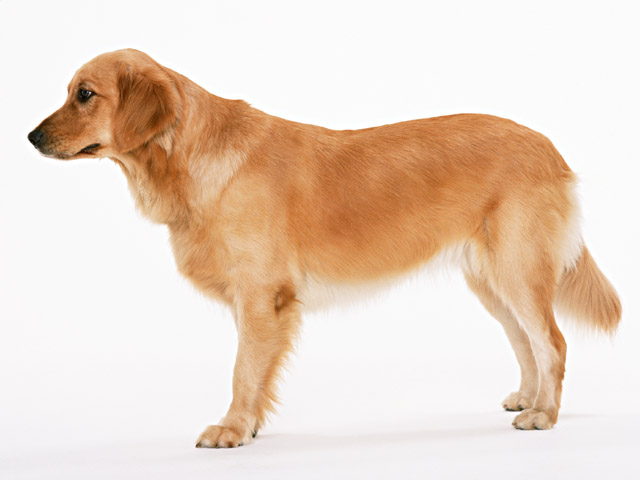
//> input picture OpenCVによる画像処理入門/第3版/第2刷/sampleprogram/src1.png, 640 x 480 px
$ ./9-2-2   (built with g++ and OpenCV 4)
//> lines starting //> are read from the running program, lines starting //| are printed output that depends on the picture; after the words box and inside, x2 and y2 are one past the last pixel; in counts of white or black regions, pixels touching at a corner belong together
#define _USE_MATH_DEFINES
#include <iostream>
#include <cmath>
#include <opencv2/opencv.hpp>
using namespace std;
using namespace cv;
string win_src1 = "src1";
string win_src2 = "src2";
string win_dst = "dst";

int main()
{
  string file_src1 = "src1.png"; // 入力画像1のファイル名
  string file_src2 = "src2.png"; // 入力画像2のファイル名
  string file_dst = "dst.png"; // 出力画像のファイル名
  Mat img_src1 = imread(file_src1, IMREAD_COLOR); // 入力画像1の読み込み
//> img_src1 is the input picture: 480 rows x 640 cols, CV_8UC3; mean B, G, R 198.6, 214.3, 233.8
  Mat img_src2 = imread(file_src2, IMREAD_COLOR); // 入力画像2の読み込み
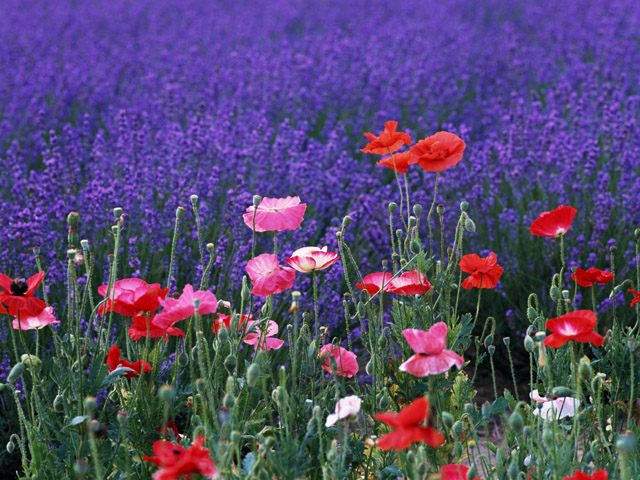
//> input picture OpenCVによる画像処理入門/第3版/第2刷/sampleprogram/src2.png, 640 x 480 px
//> img_src2 is the input picture: 480 rows x 640 cols, CV_8UC3; mean B, G, R 110.2, 72.9, 85.9

  Mat img_dst;
  if(!img_src1.data || !img_src2.data) {
    cout << "error" << endl;
    return -1;
  }

  // ウインドウ生成
  namedWindow(win_src1, WINDOW_AUTOSIZE);
  namedWindow(win_src2, WINDOW_AUTOSIZE);
  namedWindow(win_dst, WINDOW_AUTOSIZE);

  Mat img_g1, img_mskg, img_msk, img_mskn, img_s1m, img_s2m;
  // 入力画像1を濃淡画像に変換
  cvtColor(img_src1, img_g1, COLOR_BGR2GRAY);
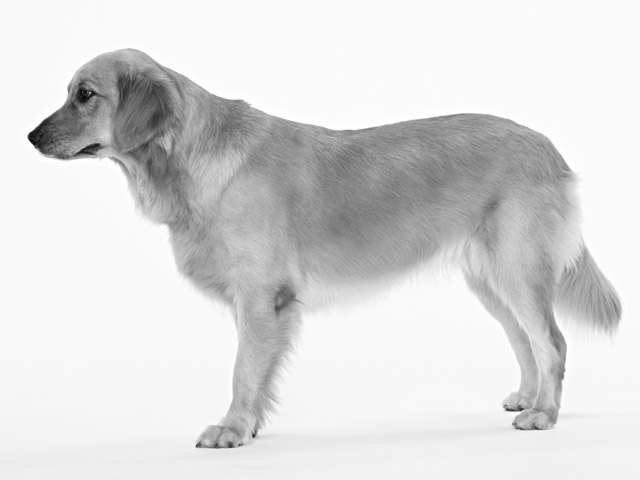
//> img_g1: 480 rows x 640 cols, CV_8UC1; min 1, max 255, mean 218.4
  // マスク画像生成のための2値化
  threshold(img_g1, img_mskg, 200, 255, THRESH_BINARY_INV);
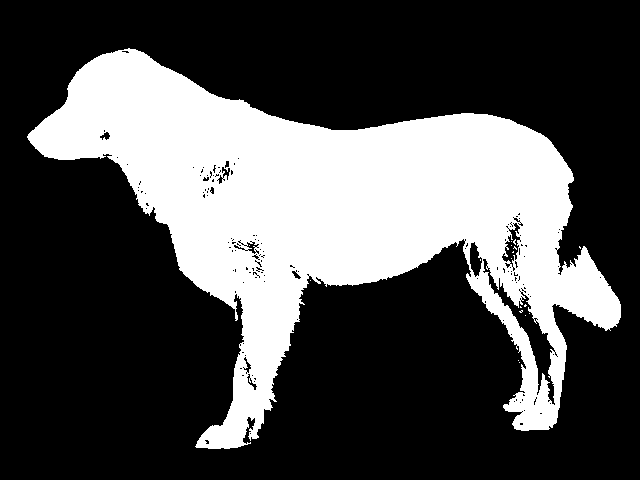
//> img_mskg: 480 rows x 640 cols, CV_8UC1; 30.6% white; 18 white regions (17 under 20 px), largest, box (x1, y1, x2, y2) and area: (27, 48, 621, 449) 93931
  // マスク画像 ( カラー ) 生成
  vector<Mat> channels;
  channels.push_back(img_mskg);
  channels.push_back(img_mskg);
  channels.push_back(img_mskg);
  merge(channels, img_msk);
  // 入力画像 1 からマスク画像の部分だけを切り出す ( 切り出し画像 1 の生成 )
  bitwise_and(img_src1, img_msk, img_s1m);
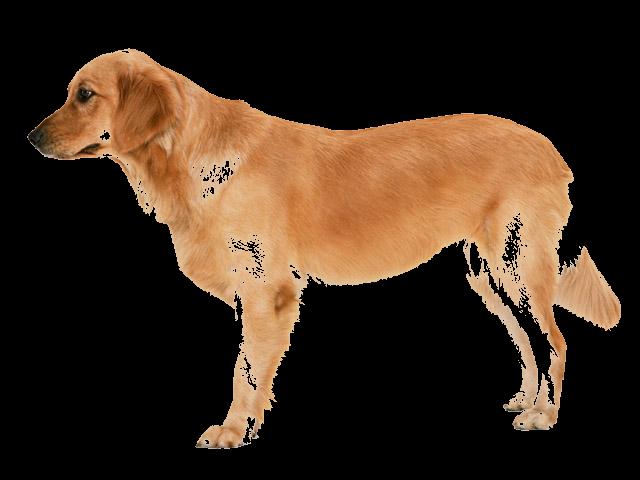
//> img_s1m: 480 rows x 640 cols, CV_8UC3; mean B, G, R 29.1, 44.2, 62.2
  // マスク画像の反転
  bitwise_not(img_msk, img_mskn);
  // 入力画像 2 からマスク画像の反転部分だけを切り出す ( 切り出し画像 2 の生成 )
  bitwise_and(img_src2, img_mskn, img_s2m);
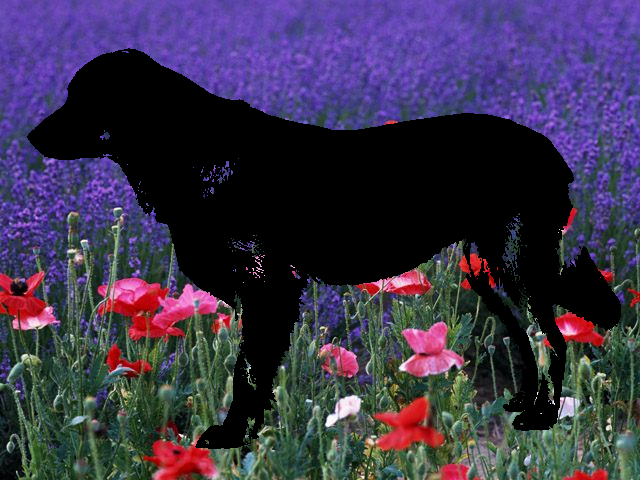
//> img_s2m: 480 rows x 640 cols, CV_8UC3; mean B, G, R 74.1, 51, 58.4
  // 切り出し画像 1 と切り出し画像 2 を合成
  bitwise_or(img_s1m, img_s2m, img_dst);
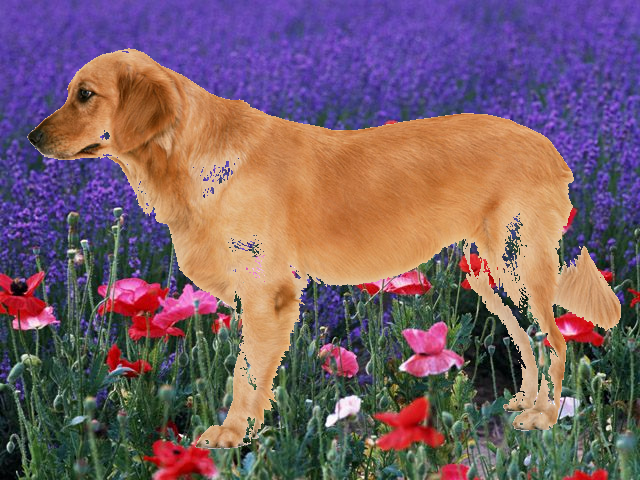
//> img_dst: 480 rows x 640 cols, CV_8UC3; mean B, G, R 103.2, 95.2, 120.6

  imshow(win_src1, img_src1); // 入力画像1を表示
  imshow(win_src2, img_src2); // 入力画像2を表示
  imshow(win_dst, img_dst); // 出力画像を表示
  imwrite(file_dst, img_dst); // 処理結果の保存

  waitKey(0); // キー入力待ち
  return 0;
}
